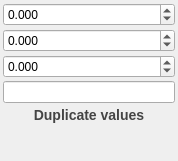
<?xml version="1.0" encoding="UTF-8"?>
<ui version="4.0">
 <class>AxisPlotSettings</class>
 <widget class="QWidget" name="AxisPlotSettings">
  <property name="geometry">
   <rect>
    <x>0</x>
    <y>0</y>
    <width>178</width>
    <height>161</height>
   </rect>
  </property>
  <property name="sizePolicy">
   <sizepolicy hsizetype="Preferred" vsizetype="Minimum">
    <horstretch>0</horstretch>
    <verstretch>0</verstretch>
   </sizepolicy>
  </property>
  <property name="minimumSize">
   <size>
    <width>0</width>
    <height>0</height>
   </size>
  </property>
  <property name="focusPolicy">
   <enum>Qt::NoFocus</enum>
  </property>
  <property name="windowTitle">
   <string>Form</string>
  </property>
  <property name="styleSheet">
   <string notr="true"/>
  </property>
  <layout class="QVBoxLayout" name="verticalLayout">
   <property name="spacing">
    <number>3</number>
   </property>
   <property name="leftMargin">
    <number>3</number>
   </property>
   <property name="topMargin">
    <number>3</number>
   </property>
   <property name="rightMargin">
    <number>3</number>
   </property>
   <property name="bottomMargin">
    <number>3</number>
   </property>
   <item>
    <widget class="QDoubleSpinBox" name="min">
     <property name="toolTip">
      <string>Set axis' plot minimum.</string>
     </property>
     <property name="statusTip">
      <string>Set axis' plot minimum.</string>
     </property>
     <property name="whatsThis">
      <string/>
     </property>
     <property name="decimals">
      <number>3</number>
     </property>
     <property name="minimum">
      <double>-1000000.000000000000000</double>
     </property>
     <property name="maximum">
      <double>1000000.000000000000000</double>
     </property>
     <property name="singleStep">
      <double>10.000000000000000</double>
     </property>
    </widget>
   </item>
   <item>
    <widget class="QDoubleSpinBox" name="max">
     <property name="toolTip">
      <string>Set axis' plot maximum.</string>
     </property>
     <property name="statusTip">
      <string>Set axis' plot maximum.</string>
     </property>
     <property name="whatsThis">
      <string/>
     </property>
     <property name="decimals">
      <number>3</number>
     </property>
     <property name="minimum">
      <double>-100000.000000000000000</double>
     </property>
     <property name="maximum">
      <double>1000000.000000000000000</double>
     </property>
     <property name="singleStep">
      <double>10.000000000000000</double>
     </property>
    </widget>
   </item>
   <item>
    <widget class="QDoubleSpinBox" name="step">
     <property name="toolTip">
      <string>Set axis' plot step.</string>
     </property>
     <property name="statusTip">
      <string>Set axis' plot step.</string>
     </property>
     <property name="whatsThis">
      <string/>
     </property>
     <property name="styleSheet">
      <string notr="true"/>
     </property>
     <property name="decimals">
      <number>3</number>
     </property>
     <property name="minimum">
      <double>-1000000.000000000000000</double>
     </property>
     <property name="maximum">
      <double>1000000.000000000000000</double>
     </property>
     <property name="singleStep">
      <double>10.000000000000000</double>
     </property>
    </widget>
   </item>
   <item>
    <widget class="QLineEdit" name="title">
     <property name="toolTip">
      <string>Axis title.</string>
     </property>
     <property name="statusTip">
      <string>Axis title.</string>
     </property>
     <property name="whatsThis">
      <string/>
     </property>
    </widget>
   </item>
   <item>
    <widget class="QToolButton" name="dublicate">
     <property name="sizePolicy">
      <sizepolicy hsizetype="Expanding" vsizetype="Fixed">
       <horstretch>0</horstretch>
       <verstretch>0</verstretch>
      </sizepolicy>
     </property>
     <property name="toolTip">
      <string>Duplicate these values to other plots.</string>
     </property>
     <property name="statusTip">
      <string>Duplicate these values to other plots.</string>
     </property>
     <property name="whatsThis">
      <string/>
     </property>
     <property name="styleSheet">
      <string notr="true">QToolButton{
    border-style: outset;
    border-width: 0px;
    font: bold 14px;
    border-radius: 8px;
    min-width: 10em;
    color: #444444;
    height: 15px;
background: qlineargradient(
    x1: 0, y1: 0, x2: 0, y2: 1,
    stop: 1.0      #999, 
	stop: 0.75 #bbb,
    stop: 0.5   #ddd, 
    stop: 0.25 #eee, 
    stop: 0.0    #fff
);
}
QToolButton:pressed {
    background: qlineargradient(
        x1: 0, y1: 0, x2: 0, y2: 1,
        stop: 1.0      #fff, 
	    stop: 0.75 #eee,
        stop: 0.5   #ddd, 
        stop: 0.25 #bbb, 
        stop: 0.0    #999
    );
}
QToolButton:hover:enabled { color:#000 }
QToolButton:disabled {
color: #999999;
}</string>
     </property>
     <property name="text">
      <string>Duplicate values</string>
     </property>
    </widget>
   </item>
   <item>
    <spacer name="verticalSpacer">
     <property name="orientation">
      <enum>Qt::Vertical</enum>
     </property>
     <property name="sizeHint" stdset="0">
      <size>
       <width>20</width>
       <height>40</height>
      </size>
     </property>
    </spacer>
   </item>
  </layout>
 </widget>
 <resources/>
 <connections/>
</ui>
